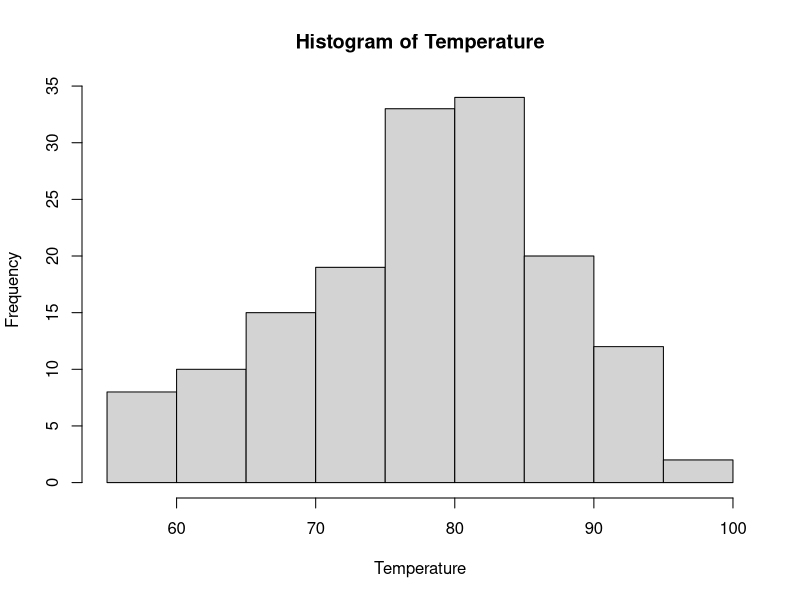

Write the R code that produced this figure.
## ---- chunk 1
library(datasets)
data(airquality)
summary(airquality)
## ---- chunk 2
str(airquality)

Temperature <- airquality$Temp
hist(Temperature)
## ---- chunk 3
fit <- lm(Ozone ~ Solar.R + Wind + Temp, data=airquality)
summary(fit)
